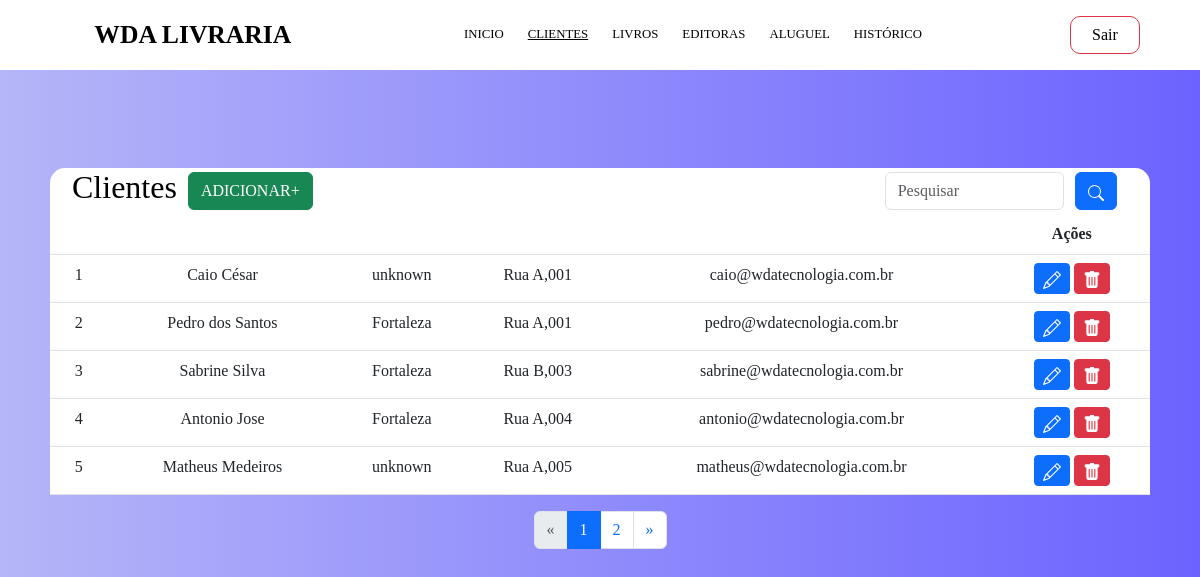
Page /SISTEMA/Usuarios.php (signed in) on the committed database.
### tables this page shows
CREATE TABLE `usuario` (
  `Cod_usuario` int NOT NULL AUTO_INCREMENT,
  `Nome_usuario` varchar(50) NOT NULL,
  `Cidade` varchar(50) NOT NULL,
  `Endereço` varchar(100) NOT NULL,
  `Email` varchar(100) NOT NULL,
  PRIMARY KEY (`Cod_usuario`)
);

### SISTEMA/Usuarios.php (the view, shortened to what this page needs)
<?php
include_once("../Config.php");
if (!empty($_GET['search'])) {
    $search = limparEntrada($_GET['search']);
    $sqluser = "SELECT * FROM usuario WHERE Cod_usuario LIKE '%$search%' or Nome_usuario LIKE '%$search%' or Cidade LIKE '%$search%' or Endereço LIKE '%$search%' or Email LIKE '%$search%'";
} else {
    $sqluser = "SELECT * FROM usuario";
}
$orderColumn = isset($_GET['order']) ? limparEntrada($_GET['order']) : 'Cod_usuario';
$orderDirection = isset($_GET['direction']) && strtolower($_GET['direction']) === 'desc' ? 'DESC' : 'ASC';
$orderClause = " ORDER BY $orderColumn $orderDirection";
function executarConsulta($conexao, $sqluser)
{
    $result = mysqli_query($conexao, $sqluser);
    return $result;
}
$registrosPorPagina = 5;
$resultadoTotal = executarConsulta($conexao, $sqluser);
$totalRegistros = mysqli_num_rows($resultadoTotal);
$totalPaginas = ceil($totalRegistros / $registrosPorPagina);
$paginaAtual = isset($_GET['pagina']) ? intval($_GET['pagina']) : 1;
$offset = ($paginaAtual - 1) * $registrosPorPagina;
if (!empty($_GET['search'])) {
    $sqluser .= " ORDER BY Cod_usuario DESC";
} else {
    $sqluser .= $orderClause;
    $sqluser .= " LIMIT $registrosPorPagina OFFSET $offset";
}
$resultadoConsulta = executarConsulta($conexao, $sqluser);
?>
<!DOCTYPE html>
<html lang="en">
<head>
    <link href="https://cdn.jsdelivr.net/npm/bootstrap@5.3.0-alpha2/dist/css/bootstrap.min.css" rel="stylesheet">
    <link rel="stylesheet" href="../assets/css/Table.css?<?php echo rand(1, 1000); ?>">
</head>
<body>
    <nav class="navbar navbar-expand-lg" style="background-color: rgb(255,255,255);">
        <div class="container-fluid">
            <a class="navbar-brand" href="Sistema.php">WDA LIVRARIA</a>
            <div class="collapse navbar-collapse" id="navbarText">
                <ul class="navbar-nav me-auto mb-2 mb-lg-0">
                    <li class="nav-item">
                        <a class="nav-link active" aria-current="page" href="Sistema.php">INICIO
                        </a>
                    </li>
                    <li class="nav-item">
                        <a class="nav-link" href="Usuarios.php" style="text-decoration:underline">CLIENTES</a>
                    </li>
                    <li class="nav-item">
                        <a class="nav-link" href="Livros.php">LIVROS</a>
                    </li>
                    <li class="nav-item">
                        <a class="nav-link" href="Editoras.php">EDITORAS</a>
                    </li>
                    <li class="nav-item">
                        <a class="nav-link" href="Aluguel.php">ALUGUEL</a>
                    </li>
                    <li class="nav-item">
                        <a class="nav-link" href="Historico.php">HISTÓRICO</a>
                    </li>
                </ul>
                <span class="navbar-text">
                    <div class="d-flex">
                        <a href="Sair.php" id="out" class="btn_out btn btn-outline-danger me-5 ">Sair</a>
                    </div>
                </span>
            </div>
        </div>
    </nav>
    <br><br>
    <div class="table-responsive">
        <div class="header-table d-flex justify-content-between align-items-center">
            <h2>Clientes</h2>
            <a href="../CREATE/C_usuario.php" class="btn btn-success">ADICIONAR+</a><br>
            <input type="search" class="form-control" placeholder="Pesquisar" id="pesquisar">
            <button class="btn btn-primary" onclick="searchData()">
            </button>
        </div>
        <form method="post" action="<?php echo $_SERVER['PHP_SELF']; ?>">
            <table class="table text-white table-bg">
                <thead class="table-header">
                    <tr>
                        <th><a class="header" href="?order=Cod_usuario&direction=<?php echo ($orderColumn === 'Cod_usuario' && $orderDirection === 'ASC') ? 'desc' : 'asc'; ?>&pagina=<?php echo $paginaAtual ?>">ID</a></th>
                        <th><a class="header" href="?order=Nome_usuario&direction=<?php echo ($orderColumn === 'Nome_usuario' && $orderDirection === 'ASC') ? 'desc' : 'asc'; ?>&pagina=<?php echo $paginaAtual ?>">Nome</a></th>
                        <th><a class="header" href="?order=Cidade&direction=<?php echo ($orderColumn === 'Cidade' && $orderDirection === 'ASC') ? 'desc' : 'asc'; ?>&pagina=<?php echo $paginaAtual ?>">Cidade</a></th>
                        <th><a class="header" href="?order=Endereço&direction=<?php echo ($orderColumn === 'Endereço' && $orderDirection === 'ASC') ? 'desc' : 'asc'; ?>&pagina=<?php echo $paginaAtual ?>">Endereço</a></th>
                        <th><a class="header" href="?order=Email&direction=<?php echo ($orderColumn === 'Email' && $orderDirection === 'ASC') ? 'desc' : 'asc'; ?>&pagina=<?php echo $paginaAtual ?>">Email</a></th>
                        <th>Ações</th>
                    </tr>
                </thead>
                <tbody id="table-body">
                    <?php
                    while ($user_data = mysqli_fetch_assoc($resultadoConsulta)) {
                        echo "<tr>";
                        echo "<td>" . $user_data['Cod_usuario'] . "</td>";
                        echo "<td>" . $user_data['Nome_usuario'] . "</td>";
                        echo "<td>" . $user_data['Cidade'] . "</td>";
                        echo "<td>" . $user_data['Endereço'] . "</td>";
                        echo "<td>" . $user_data['Email'] . "</td>";
                        echo "<td>
        <a class='btn btn-sm btn-primary' href='../UPDATE/U_usuario.php?id=$user_data[Cod_usuario]' title='Editar'>
        <svg xmlns='http://www.w3.org/2000/svg' width='18' height='18' fill='currentColor' class='bi bi-pencil' viewBox='0 0 16 16'>
        <path d='M12.146.146a.5.5 0 0 1 .708 0l3 3a.5.5 0 0 1 0 .708l-10 10a.5.5 0 0 1-.168.11l-5 2a.5.5 0 0 1-.65-.65l2-5a.5.5 0 0 1 .11-.168l10-10zM11.207 2.5 13.5 4.793 14.793 3.5 12.5 1.207 11.207 2.5zm1.586 3L10.5 3.207 4 9.707V10h.5a.5.5 0 0 1 .5.5v.5h.5a.5.5 0 0 1 .5.5v.5h.293l6.5-6.5zm-9.761 5.175-.106.106-1.528 3.821 3.821-1.528.106-.106A.5.5 0 0 1 5 12.5V12h-.5a.5.5 0 0 1-.5-.5V11h-.5a.5.5 0 0 1-.468-.325z'/>
            </svg>
            </a>
        <a class='btn btn-sm btn-danger' href='#' title='Deletar' onclick='confirmDelete($user_data[Cod_usuario])'>
        <svg xmlns='http://www.w3.org/2000/svg' width='18' height='18' fill='currentColor' class='bi bi-trash-fill' viewBox='0 0 16 16'>
        <path d='M2.5 1a1 1 0 0 0-1 1v1a1 1 0 0 0 1 1H3v9a2 2 0 0 0 2 2h6a2 2 0 0 0 2-2V4h.5a1 1 0 0 0 1-1V2a1 1 0 0 0-1-1H10a1 1 0 0 0-1-1H7a1 1 0 0 0-1 1H2.5zm3 4a.5.5 0 0 1 .5.5v7a.5.5 0 0 1-1 0v-7a.5.5 0 0 1 .5-.5zM8 5a.5.5 0 0 1 .5.5v7a.5.5 0 0 1-1 0v-7A.5.5 0 0 1 8 5zm3 .5v7a.5.5 0 0 1-1 0v-7a.5.5 0 0 1 1 0z'/>
        </svg>
        </a>
        </td>";
                        echo "</tr>";
                    }
                    ?>
                </tbody>
            </table>
        </form>
        <div class="pagination <?php if (!empty($search)) echo 'd-none'; ?>">
            <ul class="pagination">
                <li class="page-item <?php echo ($paginaAtual == 1) ? 'disabled' : ''; ?>">
                    <a class="page-link" href="Usuarios.php?order=<?php echo $orderColumn; ?>&direction=<?php echo $orderDirection; ?>&pagina=<?php echo ($paginaAtual - 1); ?>" aria-label="Anterior">
                        <span aria-hidden="true">&laquo;</span>
                    </a>
                </li>
                <?php
                echo "<li class='page-item active'><span class='page-link'>$paginaAtual</span></li>";
                for ($i = $paginaAtual + 1; $i <= min($paginaAtual + 1, $totalPaginas); $i++) {
                    echo "<li class='page-item'><a class='page-link' href='Usuarios.php?order=$orderColumn&direction=$orderDirection&pagina=$i'>$i</a></li>";
                }
                ?>
                <li class="page-item <?php echo ($paginaAtual == $totalPaginas) ? 'disabled' : ''; ?>">
                    <a class="page-link" href="Usuarios.php?order=<?php echo $orderColumn; ?>&direction=<?php echo $orderDirection; ?>&pagina=<?php echo ($paginaAtual + 1); ?>" aria-label="Próxima">
                        <span aria-hidden="true">&raquo;</span>
                    </a>
                </li>
            </ul>
        </div>
    </div>
</body>
</html>

### assets/css/Table.css (style rules this page uses)
body { font-family: Garamond, Baskerville, Baskerville Old Face, Hoefler Text, Times New Roman, serif; background-image: linear-gradient(to right, rgb(181, 181, 248), rgb(108, 99, 255)); color: white; text-align: center; overflow-x: hidden ; }
.navbar-brand { margin-left: 5%; margin-right: 20%; font-size: 2rem; font-weight: bold; text-transform: uppercase; display: flex; justify-content: space-between; }
.navbar-nav>li { margin-right: 15px; }
.nav-link { display: flex; justify-content: space-between; color: black; transition: transform 0.5s; }
#out { width: 70px; border-radius: 10px; }
.table-bg { background: rgba(0, 0, 0, 0.3); }
.header-table { background-color: white; color: black; border-radius: 15px 15px 0 0; display: flex; justify-content: center; gap: 1%; }
.header-table h2 { display: inline block; margin-left: 2%; }
.header-table button { margin-right: 5%; }
.header-table input { margin-left: 50%; }
.header-table a { width: 20%; height: 10%; }
.header { display: inline-block; text-decoration: none; color: white; font-size: 16px; }
.table-header { background-color: rgba(0, 0, 0, 0.65); }
.table-responsive { margin: 50px 50px 50px 50px; }
.pagination { margin: auto; }
@media screen and (max-width: 1680px) { .header-table button { margin-right: 3%; } }
@media screen and (max-width: 1680px) { .header-table input { margin-left: 50%; } }
@media screen and (max-width: 1680px) { .header-table a { width: 15%; height: 100%; } }
@media screen and (max-width: 1680px) { .navbar-brand { margin-left: 7%; margin-right: 14%; font-size: 1.8rem; } }
@media screen and (max-width: 1680px) { .navbar-nav>li { margin-right: 8px; } }
@media screen and (max-width: 1440px) { .header-table button { margin-right: 3%; } }
@media screen and (max-width: 1440px) { .header-table input { margin-left: 50%; } }
@media screen and (max-width: 1440px) { .header-table a { width: 15%; height: 100%; } }
@media screen and (max-width: 1440px) { .navbar-brand { margin-left: 7%; margin-right: 14%; font-size: 1.6rem; } }
@media screen and (max-width: 1440px) { .navbar-nav>li a { font-size: 0.8rem; margin-right: 2%; } }
@media screen and (max-width: 1440px) { .navbar-nav>li { margin-right: 8px; } }

### rows in the picture
usuario: Cod_usuario "1", Nome_usuario "Caio César", Cidade "unknown", Endereço "Rua A,001", Email "caio@wdatecnologia.com.br"
usuario: Cod_usuario "2", Nome_usuario "Pedro dos Santos", Cidade "Fortaleza", Endereço "Rua A,001", Email "pedro@wdatecnologia.com.br"
usuario: Cod_usuario "3", Nome_usuario "Sabrine Silva", Cidade "Fortaleza", Endereço "Rua B,003", Email "sabrine@wdatecnologia.com.br"
usuario: Cod_usuario "4", Nome_usuario "Antonio Jose", Cidade "Fortaleza", Endereço "Rua A,004", Email "antonio@wdatecnologia.com.br"
usuario: Cod_usuario "5", Nome_usuario "Matheus Medeiros", Cidade "unknown", Endereço "Rua A,005", Email "matheus@wdatecnologia.com.br"

### other values in the picture
$paginaAtual "1"
